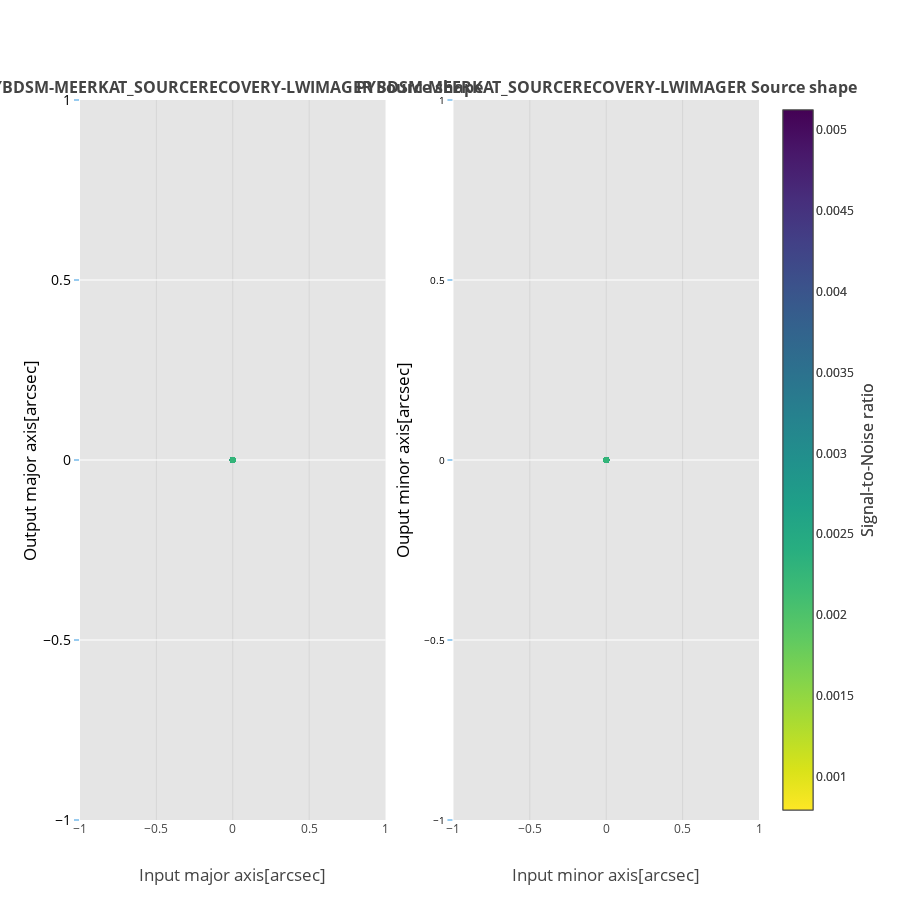

The notebook cell this image was saved under:
### Markdown cell above
## Morphological Measurements

### Code cell
data = []
im_titles =[]
for input_model, output_model in models.items():
    header = output_model[:-9]
    im_titles.append('<b>%s Source shape</b>'%header.upper())
    im_titles.append('<b>%s Source shape</b>'%header.upper())

fig = tools.make_subplots(rows=len(models.keys()), cols=2, shared_yaxes=False, print_grid=False,
                          horizontal_spacing = 0.1,
                          vertical_spacing = 0.15,
                          subplot_titles=im_titles)
counter = 0
for input_model, output_model in models.items():
    counter+=1
    SCALE = []
    SCALE_ERR = []
    flux_in_data = []
    DELTA_PHASE0 = []
    source_labels = []
    MAJ_MIN_angle_in = []
    MAJ_MIN_angle_out = []
    heading = output_model[:-9]
    for n in range(len(results[header]['flux'])):
        MAJ_MIN_angle_out.append(results[header]['shape'][n][0])
        MAJ_MIN_angle_in.append(results[header]['shape'][n][2])
        SCALE.append(results[header]['shape'][n][3])
        SCALE_ERR.append(results[header]['shape'][n][4])
        flux_in_data.append(results[header]['shape'][n][5])
        source_labels.append(results[header]['shape'][n][6])
        DELTA_PHASE0.append(results[header]['position'][n][3])  
    zipped_props = zip(MAJ_MIN_angle_out, MAJ_MIN_angle_in, DELTA_PHASE0, SCALE, SCALE_ERR)
    MAJ_MIN_angle_out, MAJ_MIN_angle_in, DELTA_PHASE0, SCALE, SCALE_ERR = zip(
        *sorted(zipped_props, key=lambda x: x[0]))
    maj_in = [maj_min_angle_in[0] for maj_min_angle_in in MAJ_MIN_angle_in]
    maj_out = [maj_min_angle_out[0] for maj_min_angle_out in MAJ_MIN_angle_out]
    min_in = [maj_min_angle_in[1] for maj_min_angle_in in MAJ_MIN_angle_in]
    min_out = [maj_min_angle_out[1] for maj_min_angle_out in MAJ_MIN_angle_out]
    angle_offset = [(maj_min_angle_out[2] - maj_min_angle_in[2]) for maj_min_angle_out, maj_min_angle_in in zip(
        MAJ_MIN_angle_out, MAJ_MIN_angle_in)]
    fig.append_trace(go.Scatter(x=maj_in, y=maj_out, mode = 'markers', showlegend=False,
                                text = name_labels, name = '%s flux_ratio' % header,
                                marker = dict(color = flux_in_data, showscale=True, colorscale='Viridis', reversescale=True,
                                              colorbar = dict(title= 'Signal-to-Noise ratio', titleside ='right',
                                                             titlefont=dict(size=16))
                                             ) if i == 0 else dict(color = flux_in_data, colorscale='Viridis',
                                                                   reversescale=True),
                                error_y=dict(type='data',
                                             color = 'rgb(158, 63, 221)', visible=True)), i+1, 1)
    fig.append_trace(go.Scatter(x=min_in, y=min_out,
                                mode = 'markers', showlegend=False,
                                text = name_labels, name = '%s flux_ratio' % header,
                                marker = dict(color = flux_in_data, showscale=True,
                                              colorscale='Viridis', reversescale=True,
                                              colorbar = dict(title= 'Signal-to-Noise ratio', titleside ='right',
                                                             titlefont=dict(size=16))
                                             ) if i == 0 else dict(color = SNR, colorscale='Viridis',
                                                                   reversescale=True),
                                error_y=dict(type='data',
                                             color = 'rgb(158, 63, 221)', visible=True)), i+1, 2)
    pi,sin,cos = np.pi,np.sin,np.cos
    fig['layout'].update(title='', height=900, width=900,
                         paper_bgcolor='rgb(255,255,255)', plot_bgcolor='rgb(229,229,229)',
                         legend=dict(xanchor=True)
                        )
    fig['layout'].update(
        {'yaxis{}'.format(counter+i):YAxis(title=u'Output major axis[arcsec]',gridcolor='rgb(255,255,255)',
                                           color='rgb(0,0,0)',
        #range=[1,10],
        tickfont=dict(size=14, color='rgb(0,0,0)'),
        titlefont=dict(size=17),
        showgrid=True,
        showline=False,
        showticklabels=True,
        tickcolor='rgb(51,153,225)',
        ticks='outside',
        zeroline=False)})
    fig['layout'].update(
        {'yaxis{}'.format(counter+i+1):YAxis(title='Ouput minor axis[arcsec]',gridcolor='rgb(255,255,255)',
                                             color='rgb(0,0,0)',
        #range=[1,10],
        tickfont=dict(size=10, color='rgb(0,0,0)'),
        titlefont=dict(size=17),
        showgrid=True,
        showline=False,
        showticklabels=True,
        tickcolor='rgb(51,153,225)',
        ticks='outside',
        zeroline=False)})
    fig['layout'].update({'xaxis{}'.format(counter+i):XAxis(title='Input major axis[arcsec]',
                                                            titlefont=dict(size=17),
                                                            zeroline=False, position=0.0, overlaying='x',)})
    fig['layout'].update({'xaxis{}'.format(counter+i+1):XAxis(title='Input minor axis[arcsec]',
                                                              titlefont=dict(size=17),
                                                              zeroline=False)}# domain=[0.505, 0.8])}
        )

py.iplot(fig, filename='make-subplots-multiple-with-titles')

### Figure 1 — Plotly figure (JSON) as saved in the notebook; plotly's stock layout.template omitted (floating-point values rounded to 4 significant figures)
{"data": [{"error_y": {"color": "rgb(158, 63, 221)", "type": "data", "visible": true}, "marker": {"color": [0.002929, 0.002939, 0.002659, 0.002833, 0.003087, 0.003096, 0.002956, 0.003067, 0.003098, 0.003188, 0.000792, 0.001657, 0.001493, 0.001437, 0.001426, 0.001348, 0.001311, 0.001291, 0.001253, 0.001681, 0.001666, 0.004231, 0.004149, 0.004288, 0.004232, 0.004542, 0.004321, 0.004732, 0.004702, 0.004751, 0.004735, 0.001856, 0.001881, 0.001938, 0.001982, 0.00169, 0.00174, 0.001764, 0.001794, 0.002046, 0.00207, 0.005015, 0.005088, 0.004958, 0.004996, 0.004871, 0.004873, 0.00477, 0.004837, 0.005104, 0.005125, 0.003554, 0.003522, 0.003353, 0.003298, 0.003286, 0.003193, 0.003502, 0.003499, 0.003456, 0.003376, 0.001182, 0.001234, 0.001157, 0.001179, 0.000995, 0.001132, 0.000942, 0.000954, 0.000857, 0.000935, 0.004102, 0.004143, 0.003569, 0.003823, 0.003853, 0.003891, 0.003962, 0.003995, 0.004006, 0.004075, 0.002658, 0.002617, 0.002498, 0.002407, 0.002613, 0.0026, 0.002262, 0.002222, 0.00238, 0.002266], "colorbar": {"title": "Signal-to-Noise ratio", "titlefont": {"size": 16}, "titleside": "right"}, "colorscale": "Viridis", "reversescale": true, "showscale": true}, "mode": "markers", "name": "pybdsm-meerkat_SourceRecovery-lwimager flux_ratio", "showlegend": false, "text": ["ci082", "ch163", "cg141", "cf230", "ce182", "cd122", "by252", "by252", "ca092", "bz201", "bu301", "bu301", "bv132", "bt182", "bs041", "br071", "bq112", "bn323", "bm013", "bl272", "bl272", "bj150", "bi290", "bh071", "bg280", "bf012", "be121", "ar271", "ar271", "bd251", "bc222", "ao061", "ao061", "ba002", "aj011", "aj011", "az351", "ax043", "K212", "K212", "K212", "V021", "V021", "ac300", "ac300", "av120", "au162", "at152", "as182", "aq110", "ap232", "an292", "N132", "N132", "N132", "am143", "al081", "ak322", "U192", "U192", "ai101", "ah122", "ag112", "af312", "ae181", "ad032", "ab131", "aa333", "C281", "C281", "Z091", "O351", "O351", "Y352", "X022", "W042", "T213", "S212", "R132", "P213", "M111", "L161", "J251", "I191", "H172", "G152", "F140", "E001", "D201", "B350", "A050"], "type": "scatter", "x": [0, 0, 0, 0, 0, 0, 0, 0, 0, 0, 0, 0, 0, 0, 0, 0, 0, 0, 0, 0, 0, 0, 0, 0, 0, 0, 0, 0, 0, 0, 0, 0, 0, 0, 0, 0, 0, 0, 0, 0, 0, 0, 0, 0, 0, 0, 0, 0, 0, 0, 0, 0, 0, 0, 0, 0, 0, 0, 0, 0, 0, 0, 0, 0, 0, 0, 0, 0, 0, 0, 0, 0, 0, 0, 0, 0, 0, 0, 0, 0, 0, 0, 0, 0, 0, 0, 0, 0, 0, 0, 0], "xaxis": "x1", "y": [0, 0, 0, 0, 0, 0, 0, 0, 0, 0, 0, 0, 0, 0, 0, 0, 0, 0, 0, 0, 0, 0, 0, 0, 0, 0, 0, 0, 0, 0, 0, 0, 0, 0, 0, 0, 0, 0, 0, 0, 0, 0, 0, 0, 0, 0, 0, 0, 0, 0, 0, 0, 0, 0, 0, 0, 0, 0, 0, 0, 0, 0, 0, 0, 0, 0, 0, 0, 0, 0, 0, 0, 0, 0, 0, 0, 0, 0, 0, 0, 0, 0, 0, 0, 0, 0, 0, 0, 0, 0, 0], "yaxis": "y1"}, {"error_y": {"color": "rgb(158, 63, 221)", "type": "data", "visible": true}, "marker": {"color": [0.002929, 0.002939, 0.002659, 0.002833, 0.003087, 0.003096, 0.002956, 0.003067, 0.003098, 0.003188, 0.000792, 0.001657, 0.001493, 0.001437, 0.001426, 0.001348, 0.001311, 0.001291, 0.001253, 0.001681, 0.001666, 0.004231, 0.004149, 0.004288, 0.004232, 0.004542, 0.004321, 0.004732, 0.004702, 0.004751, 0.004735, 0.001856, 0.001881, 0.001938, 0.001982, 0.00169, 0.00174, 0.001764, 0.001794, 0.002046, 0.00207, 0.005015, 0.005088, 0.004958, 0.004996, 0.004871, 0.004873, 0.00477, 0.004837, 0.005104, 0.005125, 0.003554, 0.003522, 0.003353, 0.003298, 0.003286, 0.003193, 0.003502, 0.003499, 0.003456, 0.003376, 0.001182, 0.001234, 0.001157, 0.001179, 0.000995, 0.001132, 0.000942, 0.000954, 0.000857, 0.000935, 0.004102, 0.004143, 0.003569, 0.003823, 0.003853, 0.003891, 0.003962, 0.003995, 0.004006, 0.004075, 0.002658, 0.002617, 0.002498, 0.002407, 0.002613, 0.0026, 0.002262, 0.002222, 0.00238, 0.002266], "colorbar": {"title": "Signal-to-Noise ratio", "titlefont": {"size": 16}, "titleside": "right"}, "colorscale": "Viridis", "reversescale": true, "showscale": true}, "mode": "markers", "name": "pybdsm-meerkat_SourceRecovery-lwimager flux_ratio", "showlegend": false, "text": ["ci082", "ch163", "cg141", "cf230", "ce182", "cd122", "by252", "by252", "ca092", "bz201", "bu301", "bu301", "bv132", "bt182", "bs041", "br071", "bq112", "bn323", "bm013", "bl272", "bl272", "bj150", "bi290", "bh071", "bg280", "bf012", "be121", "ar271", "ar271", "bd251", "bc222", "ao061", "ao061", "ba002", "aj011", "aj011", "az351", "ax043", "K212", "K212", "K212", "V021", "V021", "ac300", "ac300", "av120", "au162", "at152", "as182", "aq110", "ap232", "an292", "N132", "N132", "N132", "am143", "al081", "ak322", "U192", "U192", "ai101", "ah122", "ag112", "af312", "ae181", "ad032", "ab131", "aa333", "C281", "C281", "Z091", "O351", "O351", "Y352", "X022", "W042", "T213", "S212", "R132", "P213", "M111", "L161", "J251", "I191", "H172", "G152", "F140", "E001", "D201", "B350", "A050"], "type": "scatter", "x": [0, 0, 0, 0, 0, 0, 0, 0, 0, 0, 0, 0, 0, 0, 0, 0, 0, 0, 0, 0, 0, 0, 0, 0, 0, 0, 0, 0, 0, 0, 0, 0, 0, 0, 0, 0, 0, 0, 0, 0, 0, 0, 0, 0, 0, 0, 0, 0, 0, 0, 0, 0, 0, 0, 0, 0, 0, 0, 0, 0, 0, 0, 0, 0, 0, 0, 0, 0, 0, 0, 0, 0, 0, 0, 0, 0, 0, 0, 0, 0, 0, 0, 0, 0, 0, 0, 0, 0, 0, 0, 0], "xaxis": "x2", "y": [0, 0, 0, 0, 0, 0, 0, 0, 0, 0, 0, 0, 0, 0, 0, 0, 0, 0, 0, 0, 0, 0, 0, 0, 0, 0, 0, 0, 0, 0, 0, 0, 0, 0, 0, 0, 0, 0, 0, 0, 0, 0, 0, 0, 0, 0, 0, 0, 0, 0, 0, 0, 0, 0, 0, 0, 0, 0, 0, 0, 0, 0, 0, 0, 0, 0, 0, 0, 0, 0, 0, 0, 0, 0, 0, 0, 0, 0, 0, 0, 0, 0, 0, 0, 0, 0, 0, 0, 0, 0, 0], "yaxis": "y2"}], "layout": {"annotations": [{"font": {"size": 16}, "showarrow": false, "text": "<b>PYBDSM-MEERKAT_SOURCERECOVERY-LWIMAGER Source shape</b>", "x": 0.225, "xanchor": "center", "xref": "paper", "y": 1, "yanchor": "bottom", "yref": "paper"}, {"font": {"size": 16}, "showarrow": false, "text": "<b>PYBDSM-MEERKAT_SOURCERECOVERY-LWIMAGER Source shape</b>", "x": 0.775, "xanchor": "center", "xref": "paper", "y": 1, "yanchor": "bottom", "yref": "paper"}], "height": 900, "legend": {"xanchor": true}, "paper_bgcolor": "rgb(255,255,255)", "plot_bgcolor": "rgb(229,229,229)", "title": "", "width": 900, "xaxis1": {"anchor": "y1", "domain": [0, 0.45], "overlaying": "x", "position": 0, "title": "Input major axis[arcsec]", "titlefont": {"size": 17}, "zeroline": false}, "xaxis2": {"anchor": "y2", "domain": [0.55, 1], "title": "Input minor axis[arcsec]", "titlefont": {"size": 17}, "zeroline": false}, "yaxis1": {"anchor": "x1", "color": "rgb(0,0,0)", "domain": [0, 1], "gridcolor": "rgb(255,255,255)", "showgrid": true, "showline": false, "showticklabels": true, "tickcolor": "rgb(51,153,225)", "tickfont": {"color": "rgb(0,0,0)", "size": 14}, "ticks": "outside", "title": "Output major axis[arcsec]", "titlefont": {"size": 17}, "zeroline": false}, "yaxis2": {"anchor": "x2", "color": "rgb(0,0,0)", "domain": [0, 1], "gridcolor": "rgb(255,255,255)", "showgrid": true, "showline": false, "showticklabels": true, "tickcolor": "rgb(51,153,225)", "tickfont": {"color": "rgb(0,0,0)", "size": 10}, "ticks": "outside", "title": "Ouput minor axis[arcsec]", "titlefont": {"size": 17}, "zeroline": false}}}
